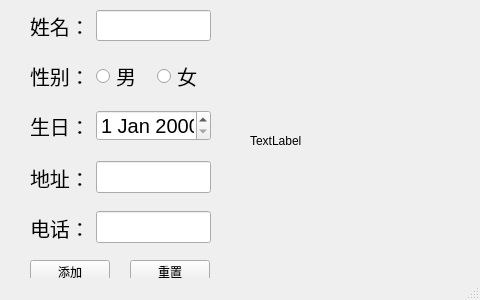
<?xml version="1.0" encoding="UTF-8"?>
<ui version="4.0">
 <class>RegisterWin</class>
 <widget class="QMainWindow" name="RegisterWin">
  <property name="geometry">
   <rect>
    <x>0</x>
    <y>0</y>
    <width>480</width>
    <height>300</height>
   </rect>
  </property>
  <property name="windowTitle">
   <string>AttendanceWin</string>
  </property>
  <widget class="QWidget" name="centralwidget">
   <widget class="QWidget" name="layoutWidget">
    <property name="geometry">
     <rect>
      <x>30</x>
      <y>60</y>
      <width>181</width>
      <height>32</height>
     </rect>
    </property>
    <property name="font">
     <font>
      <pointsize>15</pointsize>
     </font>
    </property>
    <layout class="QHBoxLayout" name="horizontalLayout_2">
     <item>
      <widget class="QLabel" name="label_2">
       <property name="font">
        <font>
         <pointsize>15</pointsize>
        </font>
       </property>
       <property name="text">
        <string>性别：</string>
       </property>
      </widget>
     </item>
     <item>
      <widget class="QRadioButton" name="radioButton">
       <property name="font">
        <font>
         <pointsize>15</pointsize>
        </font>
       </property>
       <property name="text">
        <string>男</string>
       </property>
      </widget>
     </item>
     <item>
      <widget class="QRadioButton" name="radioButton_2">
       <property name="font">
        <font>
         <pointsize>15</pointsize>
        </font>
       </property>
       <property name="text">
        <string>女</string>
       </property>
      </widget>
     </item>
    </layout>
   </widget>
   <widget class="QWidget" name="layoutWidget_2">
    <property name="geometry">
     <rect>
      <x>30</x>
      <y>110</y>
      <width>181</width>
      <height>31</height>
     </rect>
    </property>
    <property name="font">
     <font>
      <pointsize>15</pointsize>
     </font>
    </property>
    <layout class="QHBoxLayout" name="horizontalLayout_3">
     <item>
      <widget class="QLabel" name="label_3">
       <property name="font">
        <font>
         <pointsize>15</pointsize>
        </font>
       </property>
       <property name="text">
        <string>生日：</string>
       </property>
      </widget>
     </item>
     <item>
      <widget class="QDateEdit" name="dateEdit"/>
     </item>
    </layout>
   </widget>
   <widget class="QWidget" name="layoutWidget_3">
    <property name="geometry">
     <rect>
      <x>30</x>
      <y>160</y>
      <width>181</width>
      <height>35</height>
     </rect>
    </property>
    <property name="font">
     <font>
      <pointsize>15</pointsize>
     </font>
    </property>
    <layout class="QHBoxLayout" name="horizontalLayout_4">
     <item>
      <widget class="QLabel" name="label_4">
       <property name="font">
        <font>
         <pointsize>15</pointsize>
        </font>
       </property>
       <property name="text">
        <string>地址：</string>
       </property>
      </widget>
     </item>
     <item>
      <widget class="QLineEdit" name="lineEdit_4">
       <property name="font">
        <font>
         <pointsize>15</pointsize>
        </font>
       </property>
      </widget>
     </item>
    </layout>
   </widget>
   <widget class="QWidget" name="layoutWidget_4">
    <property name="geometry">
     <rect>
      <x>30</x>
      <y>210</y>
      <width>181</width>
      <height>35</height>
     </rect>
    </property>
    <property name="font">
     <font>
      <pointsize>15</pointsize>
     </font>
    </property>
    <layout class="QHBoxLayout" name="horizontalLayout_5">
     <item>
      <widget class="QLabel" name="label_5">
       <property name="font">
        <font>
         <pointsize>15</pointsize>
        </font>
       </property>
       <property name="text">
        <string>电话：</string>
       </property>
      </widget>
     </item>
     <item>
      <widget class="QLineEdit" name="lineEdit_5">
       <property name="font">
        <font>
         <pointsize>15</pointsize>
        </font>
       </property>
      </widget>
     </item>
    </layout>
   </widget>
   <widget class="QLabel" name="label_6">
    <property name="geometry">
     <rect>
      <x>250</x>
      <y>20</y>
      <width>201</width>
      <height>241</height>
     </rect>
    </property>
    <property name="text">
     <string>TextLabel</string>
    </property>
   </widget>
   <widget class="QPushButton" name="pushButton">
    <property name="geometry">
     <rect>
      <x>30</x>
      <y>260</y>
      <width>80</width>
      <height>23</height>
     </rect>
    </property>
    <property name="text">
     <string>添加</string>
    </property>
   </widget>
   <widget class="QPushButton" name="pushButton_2">
    <property name="geometry">
     <rect>
      <x>130</x>
      <y>260</y>
      <width>80</width>
      <height>23</height>
     </rect>
    </property>
    <property name="text">
     <string>重置</string>
    </property>
   </widget>
   <widget class="QWidget" name="">
    <property name="geometry">
     <rect>
      <x>30</x>
      <y>10</y>
      <width>181</width>
      <height>31</height>
     </rect>
    </property>
    <property name="font">
     <font>
      <pointsize>15</pointsize>
     </font>
    </property>
    <layout class="QHBoxLayout" name="horizontalLayout">
     <item>
      <widget class="QLabel" name="label">
       <property name="font">
        <font>
         <pointsize>15</pointsize>
        </font>
       </property>
       <property name="text">
        <string>姓名：</string>
       </property>
      </widget>
     </item>
     <item>
      <widget class="QLineEdit" name="lineEdit">
       <property name="font">
        <font>
         <pointsize>15</pointsize>
        </font>
       </property>
      </widget>
     </item>
    </layout>
   </widget>
  </widget>
  <widget class="QStatusBar" name="statusbar"/>
 </widget>
 <resources/>
 <connections/>
</ui>
